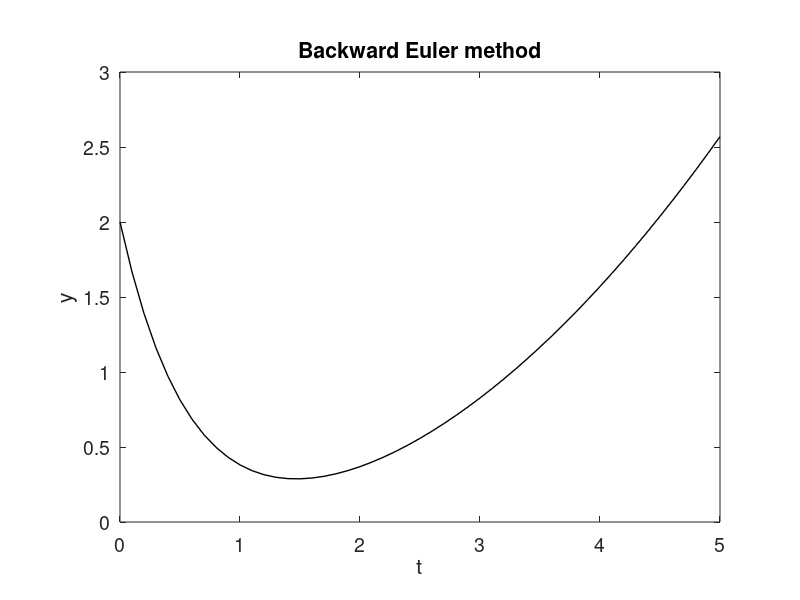

MATLAB code to generate this figure:
%
% This code uses the backward Euler method to solve y'=-a*y+0.25*t^2
% from t=0 to t=5 with a=2. Then it plots the numerical solution
%
clear
clf reset
axes('position',[0.15,0.13,0.75,0.75])
%
a=2;
y0=2;
h=0.1;
%
n=5/h;
t=[0:n]*h;
y=zeros(1,n+1);
y(1)=y0;
%
for j=1:n,
  y(j+1)=(y(j)+h*0.25*t(j+1)^2)/(1+h*a);
end
%
plot(t,y,'k-','linewidth',1.0)
%
set(gca,'fontsize',14)
axis([0,5,0,3])
set(gca,'xtick',[0:1:5])
set(gca,'ytick',[0:0.5:3])
xlabel('t')
ylabel('y')
title('Backward Euler method')
%
